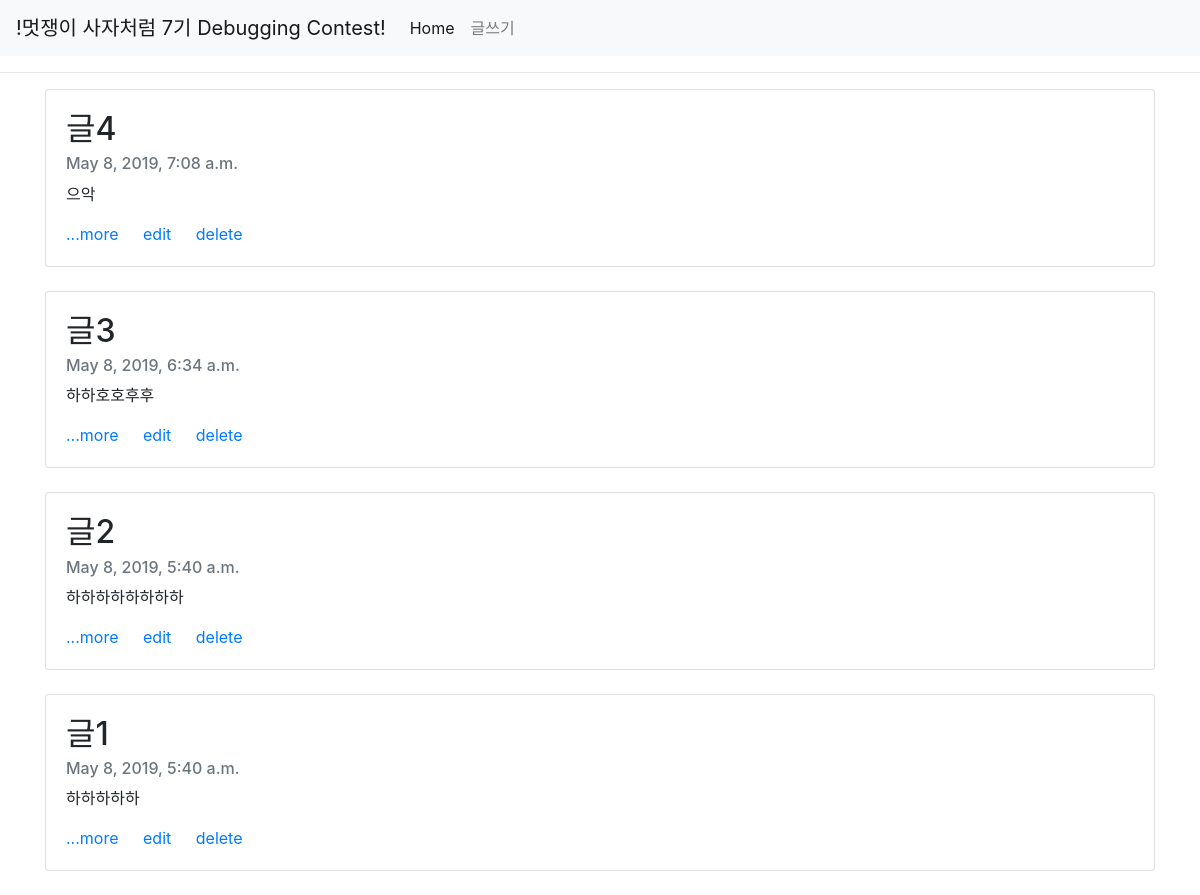
The app's page /, older data.
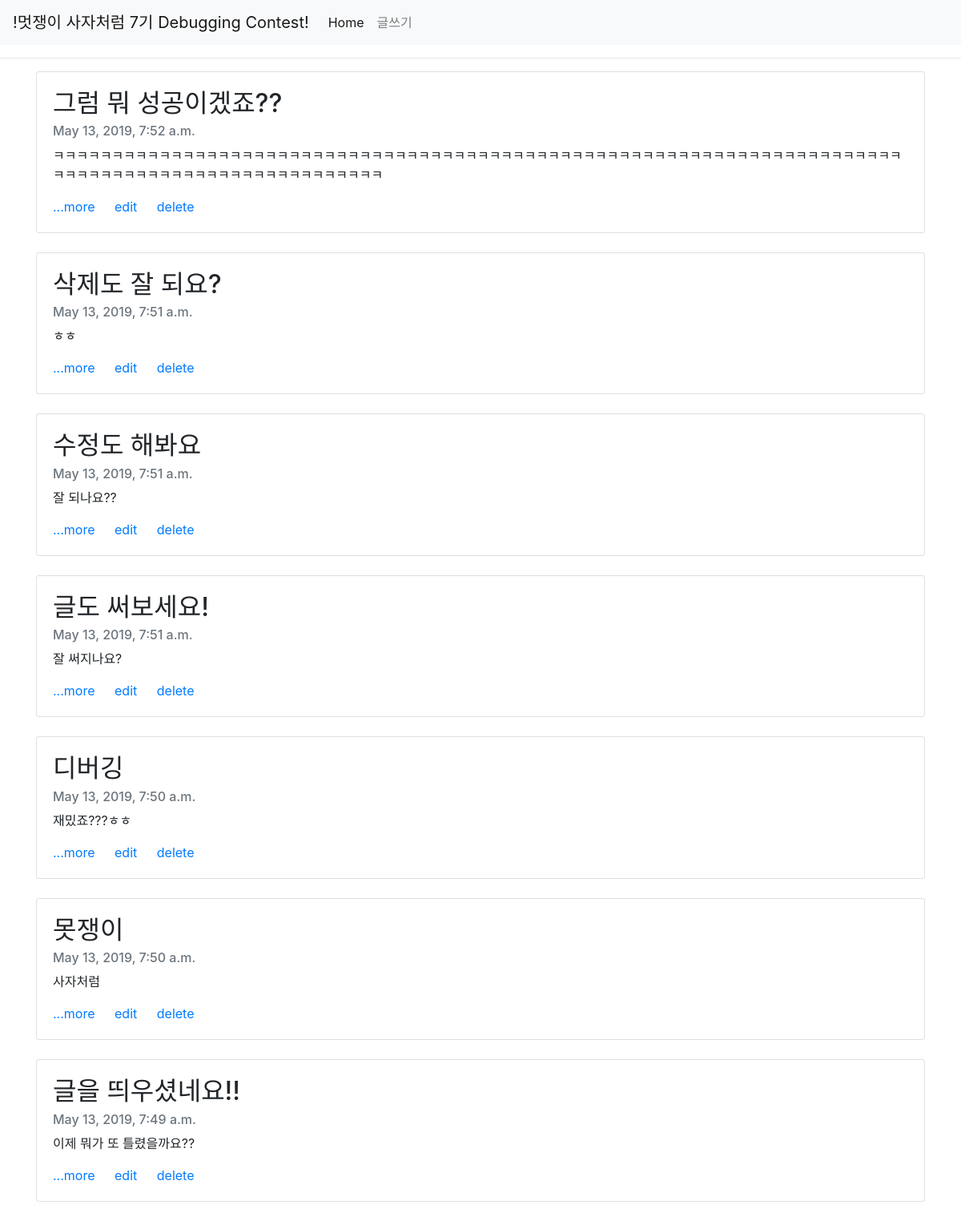
The same page, newer data.
### Blogapp/models.py (models this page shows, shortened)
class Post(models.Model):
    title = models.CharField(max_length = 20)
    content = models.TextField()
    pub_date = models.DateTimeField(auto_now_add=True)
    def summary(self):
        return self.content[:100]

### Blogapp/views.py (the view)
# urls.py: path('', Blogapp.views.index, name='index'),
def index(request):
    posts = Post.objects.all().order_by('-pub_date')
    return render(request, 'index.html', {'posts':posts})

### Blogapp/templates/index.html
{% extends 'base.html' %}
{% block content %}
<hr>
{% for post in posts %}
<div class="container">
    <div class="card">
        <div class="card-body">
            <h2 class="card-title">{{post.title}}</h2>
            <h6 class="card-subtitle mb-2 text-muted">{{post.pub_date}}</h6>
            <p class="card-text">{{post.summary}}</p>
        <a href="{%url 'detail' post.id%}" class="card-link">...more  </a>
        <a href="{%url 'edit' post.id%}" class="card-link">edit  </a>
        <a href="{%url 'delete' post.id%}" class="card-link">delete</a>
        </div>
    </div><br>
</div>
{% endfor %}
{% endblock %}

Row changes from the older to the newer data that the page shows:
removed Post: title "글4", pub_date "May 8, 2019, 7:08 a.m.", summary "으악"
removed Post: title "글3", pub_date "May 8, 2019, 6:34 a.m.", summary "하하호호후후"
removed Post: title "글2", pub_date "May 8, 2019, 5:40 a.m.", summary "하하하하하하하하"
removed Post: title "글1", pub_date "May 8, 2019, 5:40 a.m.", summary "하하하하하"
added Post: title "그럼 뭐 성공이겠죠??", pub_date "May 13, 2019, 7:52 a.m.", summary "ㅋㅋㅋㅋㅋㅋㅋㅋㅋㅋㅋㅋㅋㅋㅋㅋㅋㅋㅋㅋㅋㅋㅋㅋㅋㅋㅋㅋㅋㅋㅋㅋㅋㅋㅋㅋㅋㅋㅋㅋㅋㅋㅋㅋㅋㅋㅋㅋㅋㅋㅋㅋㅋㅋㅋㅋㅋㅋㅋㅋㅋㅋㅋㅋㅋㅋㅋㅋㅋㅋㅋㅋㅋㅋㅋㅋㅋㅋㅋㅋㅋㅋㅋㅋㅋㅋㅋㅋㅋㅋㅋㅋㅋㅋㅋㅋㅋㅋㅋㅋ"
added Post: title "삭제도 잘 되요?", pub_date "May 13, 2019, 7:51 a.m.", summary "ㅎㅎ"
added Post: title "수정도 해봐요", pub_date "May 13, 2019, 7:51 a.m.", summary "잘 되나요??"
added Post: title "글도 써보세요!", pub_date "May 13, 2019, 7:51 a.m.", summary "잘 써지나요?"
added Post: title "디버깅", pub_date "May 13, 2019, 7:50 a.m.", summary "재밌죠???ㅎㅎ"
added Post: title "못쟁이", pub_date "May 13, 2019, 7:50 a.m.", summary "사자처럼"
added Post: title "글을 띄우셨네요!!", pub_date "May 13, 2019, 7:49 a.m.", summary "이제 뭐가 또 틀렸을까요??"
